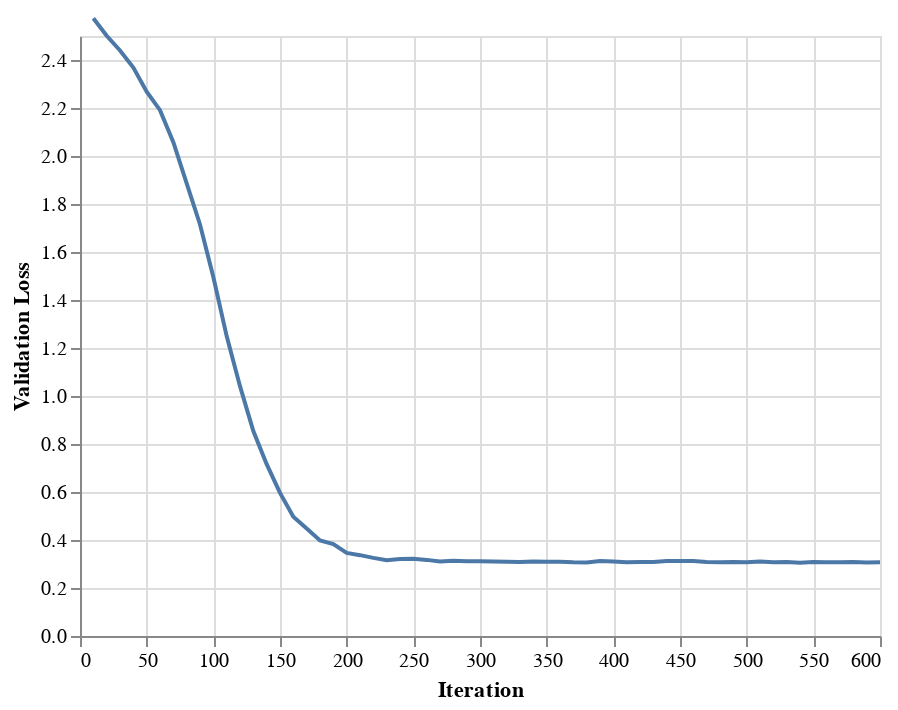

The notebook cell this image was saved under:
### Code cell
data = pd.DataFrame({
    'Iteration': step_list,
    'Validation Loss': valid_loss_list
})
alt.Chart(data
).mark_line().encode(alt.X('Iteration:Q'), alt.Y('Validation Loss:Q', scale=alt.Scale(domain=[0.0, 2.5])))

### Figure 1 — Vega-Lite specification as saved in the notebook (floating-point values rounded to 4 significant figures)
{"config": {"view": {"continuousWidth": 400, "continuousHeight": 300}}, "data": {"name": "data-a6d3c755f265cb1168d8229660a6eb18"}, "mark": "line", "encoding": {"x": {"type": "quantitative", "field": "Iteration"}, "y": {"type": "quantitative", "field": "Validation Loss", "scale": {"domain": [0.0, 2.5]}}}, "$schema": "https://vega.github.io/schema/vega-lite/v4.8.1.json", "datasets": {"data-a6d3c755f265cb1168d8229660a6eb18": [{"Iteration": 10, "Validation Loss": 2.574}, {"Iteration": 20, "Validation Loss": 2.501}, {"Iteration": 30, "Validation Loss": 2.44}, {"Iteration": 40, "Validation Loss": 2.368}, {"Iteration": 50, "Validation Loss": 2.268}, {"Iteration": 60, "Validation Loss": 2.191}, {"Iteration": 70, "Validation Loss": 2.057}, {"Iteration": 80, "Validation Loss": 1.886}, {"Iteration": 90, "Validation Loss": 1.715}, {"Iteration": 100, "Validation Loss": 1.496}, {"Iteration": 110, "Validation Loss": 1.249}, {"Iteration": 120, "Validation Loss": 1.041}, {"Iteration": 130, "Validation Loss": 0.8542}, {"Iteration": 140, "Validation Loss": 0.7159}, {"Iteration": 150, "Validation Loss": 0.5964}, {"Iteration": 160, "Validation Loss": 0.4967}, {"Iteration": 170, "Validation Loss": 0.4476}, {"Iteration": 180, "Validation Loss": 0.3983}, {"Iteration": 190, "Validation Loss": 0.3832}, {"Iteration": 200, "Validation Loss": 0.3463}, {"Iteration": 210, "Validation Loss": 0.3368}, {"Iteration": 220, "Validation Loss": 0.3256}, {"Iteration": 230, "Validation Loss": 0.3161}, {"Iteration": 240, "Validation Loss": 0.3213}, {"Iteration": 250, "Validation Loss": 0.3216}, {"Iteration": 260, "Validation Loss": 0.3171}, {"Iteration": 270, "Validation Loss": 0.3102}, {"Iteration": 280, "Validation Loss": 0.3131}, {"Iteration": 290, "Validation Loss": 0.3119}, {"Iteration": 300, "Validation Loss": 0.311}, {"Iteration": 310, "Validation Loss": 0.3101}, {"Iteration": 320, "Validation Loss": 0.3093}, {"Iteration": 330, "Validation Loss": 0.308}, {"Iteration": 340, "Validation Loss": 0.3103}, {"Iteration": 350, "Validation Loss": 0.3091}, {"Iteration": 360, "Validation Loss": 0.3098}, {"Iteration": 370, "Validation Loss": 0.307}, {"Iteration": 380, "Validation Loss": 0.3066}, {"Iteration": 390, "Validation Loss": 0.3127}, {"Iteration": 400, "Validation Loss": 0.31}, {"Iteration": 410, "Validation Loss": 0.3072}, {"Iteration": 420, "Validation Loss": 0.3086}, {"Iteration": 430, "Validation Loss": 0.3081}, {"Iteration": 440, "Validation Loss": 0.3122}, {"Iteration": 450, "Validation Loss": 0.3124}, {"Iteration": 460, "Validation Loss": 0.3127}, {"Iteration": 470, "Validation Loss": 0.3087}, {"Iteration": 480, "Validation Loss": 0.3071}, {"Iteration": 490, "Validation Loss": 0.3078}, {"Iteration": 500, "Validation Loss": 0.3071}, {"Iteration": 510, "Validation Loss": 0.31}, {"Iteration": 520, "Validation Loss": 0.3071}, {"Iteration": 530, "Validation Loss": 0.308}, {"Iteration": 540, "Validation Loss": 0.3049}, {"Iteration": 550, "Validation Loss": 0.3079}, {"Iteration": 560, "Validation Loss": 0.3078}, {"Iteration": 570, "Validation Loss": 0.3072}, {"Iteration": 580, "Validation Loss": 0.3081}, {"Iteration": 590, "Validation Loss": 0.3064}, {"Iteration": 600, "Validation Loss": 0.3076}]}}
